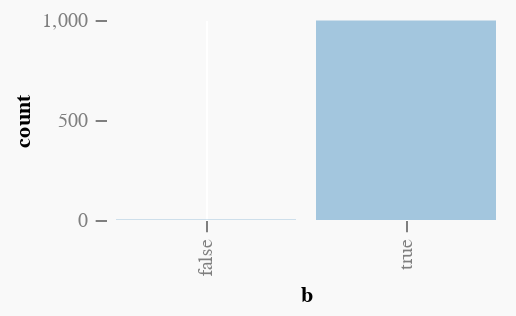

Notebook cell for this chart:
### Markdown cell above
Notice the new typeclass `MonadInfer` that allows us to use `score` in addition to sampling.
Instead of a single operation, the model is now a chain of actions: _sample_, _score_, …

Here's a naive idea of how this could work:
assume that the representation of the probability distribution of `b` was a list of tuples `[(0.5, True), (0.5, False)]`.
We would multiply this distribution with the distribution of my observation "Yes, it did rain yesterday!", that is with `[(1, True), (0, False)]`.
Then we would normalize the updated probabilities such that they sum to one, and the job is done.

So are we secretly tracking the probability of all samples—the full distribution—at every step (in the Haskell world a.k.a. some variant of the [_Dist_ monad](http://www.randomhacks.net/files/build-your-own-probability-monads.pdf))?
Granted, in the case of a `True`/`False` question this might be a good approach—_but this is not what is happening here for very good reasons_:

To update a sample's probability as described above we need to track all samples with their probabilities and run global normalization operations on them.
We are essentially running computations with full distributions over all possible values.
This quickly becomes intractable because a model can basically be any Haskell function with lots and lots of possible outcomes.

`monad-bayes` and similar probabilistic frameworks use an elegant approach that do what we want _without dragging around full distributions_.
The trick behind is to approximate the outcome distribution by drawing successive samples from it.
It turns out that it is enough to know the _relative probability_ of two samples at a time to do this.
The relative probability of the two samples is independent of the probability of other samples—computations on full distributions are thus reduced to computations on samples.
With appropriate sampling algorithms ([MCMC](https://en.wikipedia.org/wiki/Markov_chain_Monte_Carlo)) we can approximate the outcome distribution despite this limited knowledge.
It is difficult to overstate the implications:
with MCMC we can address all kinds of sampling related problems in a probabilistic manner that would be completely inaccessible otherwise.

Let's get back to the `score` function that modifies the probability to pull a certain sample from the distribution.
We now understand that it multiplies the _relative probability_ to observe a sample compared to any other with a factor.
This means that the sample's probability is left untouched if this factor is `1`.
If this factor is `10`, the sample's relative probability is increased ten fold with respect to any other sample.
If this factor is `0`, the sample's probability is set to `0`.

Here is `model2` expressed in words: (a) draw a sample from `[True, False]` with equal probability,
and (b) multiply the relative probability of a sample with value `True` with `1` and of a sample with value `False` with `0`.

An appropriate sampler can trace and accumulate the score factor of a sample to compare with the score factor of other samples.
The accumulated score factors give us access to the relative probability of the two samples, and then we can use MCMC to start sampling.
We won't go into detail here about how tracing and accumulating works or which two samples we are actually comparing.
`monad-bayes` provides a few samplers that can go through this process in different ways.
We include here the `prior` and the `mh` ([Metropolis-Hastings](https://en.wikipedia.org/wiki/Metropolis%E2%80%93Hastings_algorithm) sampler) functions before our well known `sampleIOfixed` function to use an MCMC sampler.
Hopefully, the general idea became clear enough here. We'll provide more of the details later in this series.

The final result looks like this:

### Code cell
nsamples = 1000
samples <- sampleIOfixed $ prior $ mh nsamples model2
vlShow $ plot (200, 100) [barPlot "b"] [("b", VL.Booleans samples)]

### Figure 1 — Vega-Lite specification as saved in the notebook (floating-point values rounded to 4 significant figures; data arrays with more than 128 entries replaced by an {"elided": "..."} marker saying what was removed)
{"$schema": "https://vega.github.io/schema/vega-lite/v3.json", "background": "#f9f9f9", "config": {"axis": {"domain": false, "grid": true, "gridColor": "#FFFFFF", "gridOpacity": 1, "labelColor": "#7F7F7F", "labelPadding": 4, "tickColor": "#7F7F7F", "tickSize": 5.67}, "selection": {"single": {"on": "dblclick"}}, "view": {"stroke": "transparent"}}, "data": {"values": {"elided": "1001 records"}}, "description": "Plot", "height": 100, "layer": [{"encoding": {"x": {"axis": {"grid": true, "title": "b"}, "field": "b", "type": "nominal"}, "y": {"aggregate": "count", "axis": {"grid": false, "title": "count"}, "field": "binnedData", "type": "quantitative"}}, "mark": {"color": "#a3c6de", "opacity": 1, "type": "bar"}}], "width": 200}
